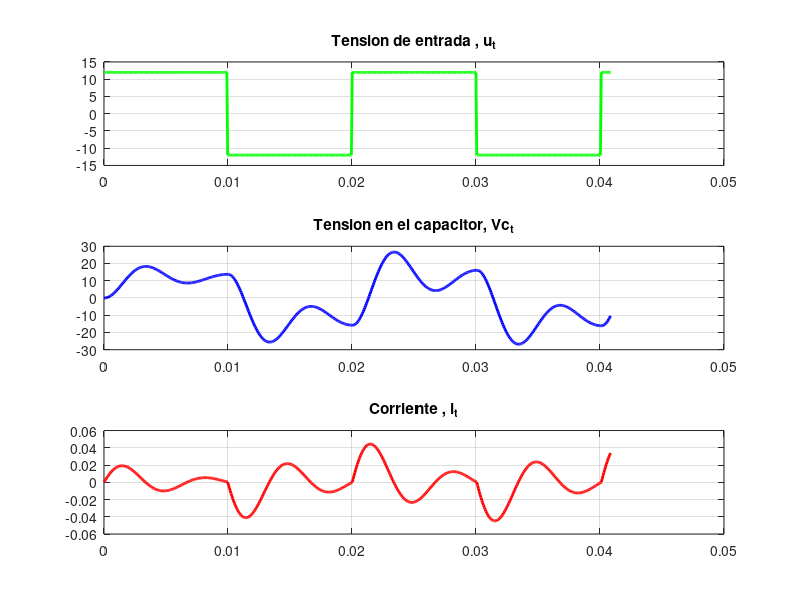

Write MATLAB code to recreate this figure.
%% 
% _Ingeniería Electrónica_
%%     Actividad Práctica N°1
%%     Representación de sistemas y controladores
%     *Sistema de Control II* 
%     *Profesor: Julian Pucheta*
%     *Alumna: Macarena V. González*
% 
%% Caso de estudio 1: Sistema de dos variables de estado
% Ítem[1] 
% Asignar valores a R=220Ω , L=500mHy, y C=2,2μF. Obtener simulaciones que permitan  
% estudiar la dinámica del sistema, con una entrada de tensión escalón de 12V, 
% que cada  10ms cambia  de signo.
%% Resolución

clear all; clc; close all;
% * Declarar los Parámetros  de diseño 
R= 220;%[ohm]
L= 500e-3;%[Hy]
Cap= 2.2e-6;%[F]
V_e = 12;% [V]
%Matrices del espacio 
A= [-R/L -1/L ; 1/Cap 0]; % Matriz de estados
B= [1/L ; 0]; %Matriz de entrada 
C= [R 0]; %Matriz de salida
D=[0]; %Matriz de transmisión directa

%  También es importante declarar el punto de operación

%Punto de operación de V y I
I1(1)=0;
Vc(1)=0;
y(1)=0;
Xop=[0 0]' ;
x=[I1(1) Vc(1)]'; 
%% 
%  Obtener  la FT a partir de ecuaciones de estado
[numF,denF] = ss2tf(A,B,C,D)
%Función de transferencia del sistema 
F=tf(numF,denF) 
%Polos de la FT
poles=roots(denF) % POLOS complejos conjugados 
%representan una respuesta temp SUBamortiguada en el tiempo 0<ξ<1

%Cálculo de tiempo de integración y simulación

% saco la parte imaginaria del polo = Wd  :frecuencia de oscilación 
Wd1= imag(poles(1)) 
Wd2= imag(poles(2))
%Proporciona ξ y Wn de la FT
[Wn,zita]=damp(F)
%damp(F) me proporciona mas información

%Cálculo de Período de Wd1 
t_d=(2*pi)/Wd1 
%time de integración 
t_int=t_d/100

% Para el tiempo de simulación se toma la constante de tiempo más lenta p/ 5% 

t_l=log(0.05)/(real(poles(1)))
t_sim=3*t_l
%% 
% Como  se pide una simulación con una entrada que cambie de signo cada 10 ms 
% 
% El tamaño de paso o "step" esta definido por: 

step=round(t_sim/t_int) %cant. de puntos de sim.= time total de simu/time que dura cada tamaño de paso 
%% 
% Sabiendo la cantidad de puntos  necesarios se contruye el vector tiempo : 

t=linspace(0,t_sim,step); 

%vector inicial de la entrada

t = linspace(0, t_sim, step);

u=linspace(0,0,step);

ii=0;

for i=1:step-1
    ii = ii + t_int;
    if(ii >= 10e-3) %porque conmuta cada 10 milisegundo
        ii=0;
        V_e=-V_e;

    end
    u(i)= V_e;

    %Variables de estado del sistema lineal
    xp=A*(x-Xop)+B*u(i);
    x=x+xp*t_int;
    Y=C*x;
    y(i+1)=Y(1);
    I1(i+1)=x(1);
    Vc(i+1)=x(2);
end
u(end)=u(end-1);
%% 
% Gráficas

disp('Simulación completada')

figure(1)
subplot(3,1,1)
plot(t,u,'green','LineWidth',2); title('Tension de entrada , u_t') 
grid on
subplot(3,1,2)
plot(t,Vc,'blue','LineWidth',2); title('Tension en el capacitor, Vc_t') 
grid on
subplot(3,1,3);
plot(t,I1,'red','LineWidth',2); title('Corriente , i_t');
grid on;
drawnow;
disp("¡Simulación finalizada! Revisa la figura generada.")